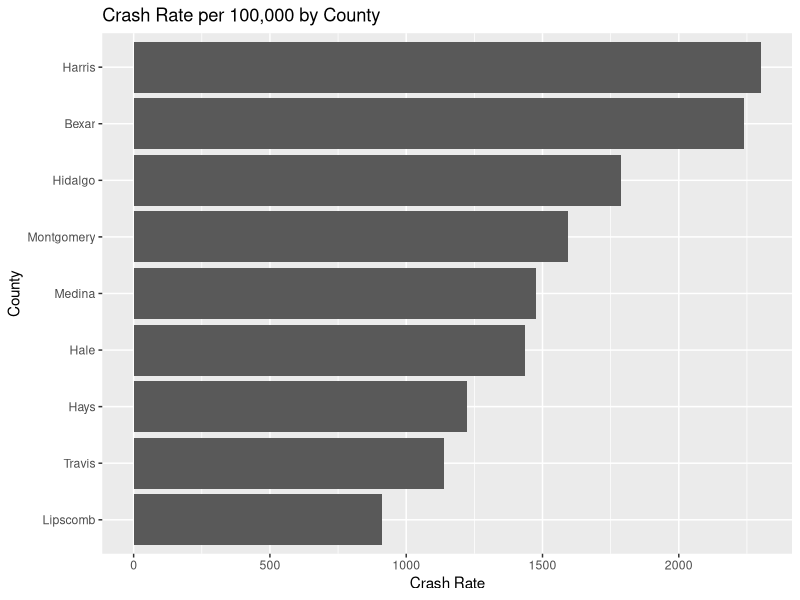
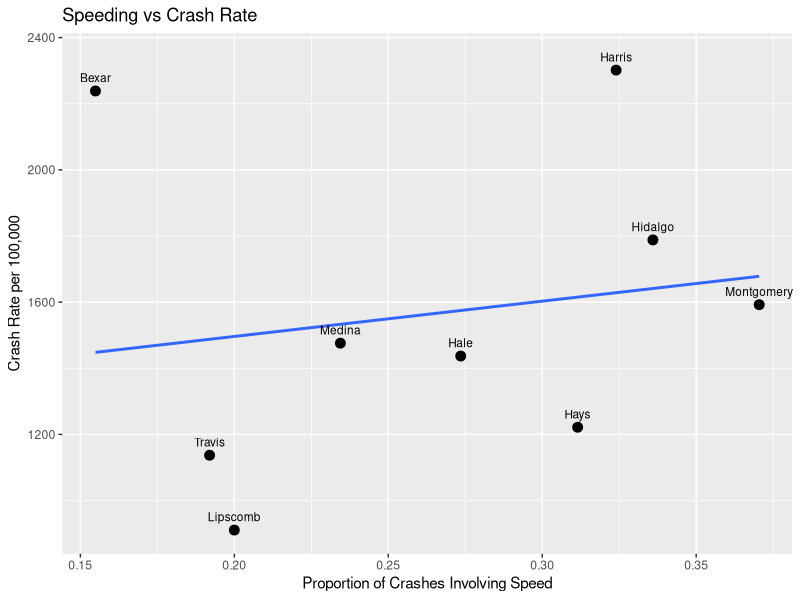
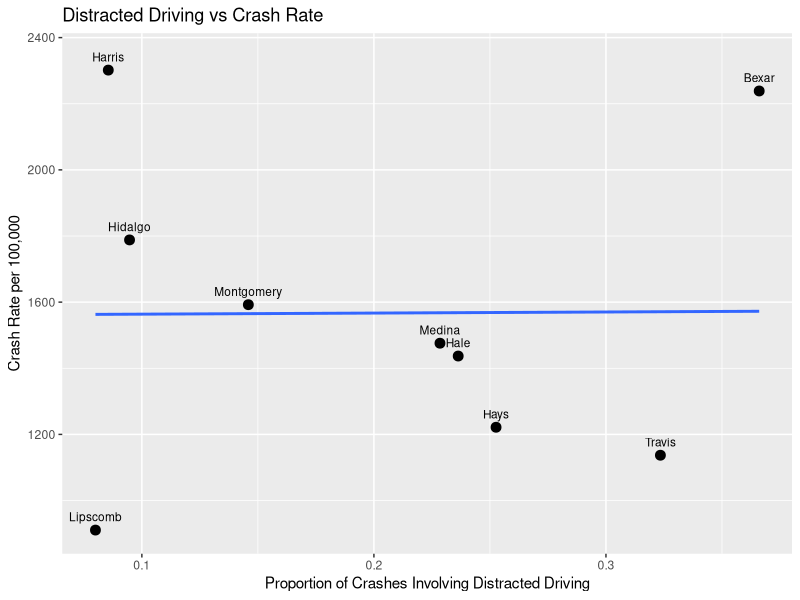
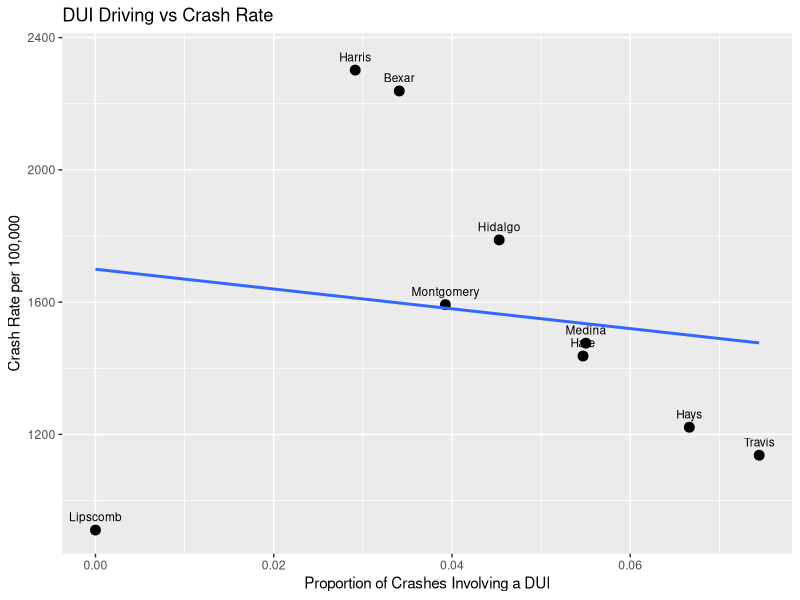
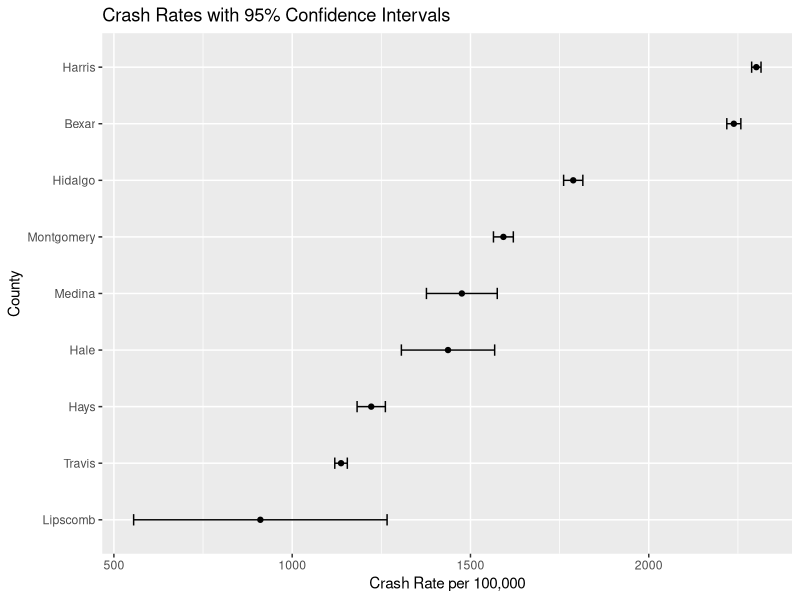

Write R code to recreate these figures, in order.
## ---- chunk 1
knitr::opts_chunk$set(echo = TRUE, warning = FALSE, message = FALSE)
library(tidyverse)
## ---- chunk 2
crash <- read.csv("Crash_Data_2024.csv")

head(crash)
str(crash)
## ---- chunk 3
crash <- crash %>%
  mutate(
    Total_Crashes = as.numeric(gsub(",", "", Total_Crashes)),
    Population = as.numeric(gsub(",", "", Population)),
    Fatal_Crashes = as.numeric(gsub(",", "", Fatal_Crashes)),
    Speed_Crashes = as.numeric(gsub(",", "", Speed_Crashes)),
    DUI_Crashes = as.numeric(gsub(",", "", DUI_Crashes)),
    Distracted_Crashes = as.numeric(gsub(",", "", Distracted_Crashes)),
    Serious_Crashes = as.numeric(gsub(",", "", Serious_Crashes)),
    Minor_Crashes = as.numeric(gsub(",", "", Minor_Crashes))
  )

crash <- crash %>%
  mutate(
    Crash_Rate = (Total_Crashes / Population) * 100000,
    Fatal_Rate = (Fatal_Crashes / Population) * 100000,
    SpeedPercent = Speed_Crashes / Total_Crashes,
    DUIPercent = DUI_Crashes / Total_Crashes,
    DistractedPercent = Distracted_Crashes / Total_Crashes,
    SeverityPercent = (Fatal_Crashes + Serious_Crashes) / Total_Crashes
  )

summary(crash)
## ---- chunk 4
crash %>%
  arrange(desc(Crash_Rate))
## ---- chunk 5
crash %>%
  arrange(desc(Fatal_Rate))
## ---- chunk 6
ggplot(crash, aes(x = reorder(County, Crash_Rate), y = Crash_Rate)) +
  geom_col() +
  coord_flip() +
  labs(
    title = "Crash Rate per 100,000 by County",
    x = "County",
    y = "Crash Rate"
  )
## ---- chunk 7
ggplot(crash, aes(x = SpeedPercent, y = Crash_Rate, label = County)) +
  geom_point(size = 3) +
  geom_smooth(method = "lm", se = FALSE) +
  geom_text(nudge_y = 40, size = 3) +
  labs(
    title = "Speeding vs Crash Rate",
    x = "Proportion of Crashes Involving Speed",
    y = "Crash Rate per 100,000"
  )
## ---- chunk 8
ggplot(crash, aes(x = DistractedPercent, y = Crash_Rate, label = County)) +
  geom_point(size = 3) +
  geom_smooth(method = "lm", se = FALSE) +
  geom_text(nudge_y = 40, size = 3) +
  labs(
    title = "Distracted Driving vs Crash Rate",
    x = "Proportion of Crashes Involving Distracted Driving",
    y = "Crash Rate per 100,000"
  )
## ---- chunk 9
ggplot(crash, aes(x = DUIPercent, y = Crash_Rate, label = County)) +
  geom_point(size = 3) +
  geom_smooth(method = "lm", se = FALSE) +
  geom_text(nudge_y = 40, size = 3) +
  labs(
    title = "DUI Driving vs Crash Rate",
    x = "Proportion of Crashes Involving a DUI",
    y = "Crash Rate per 100,000"
  )
## ---- chunk 10
crash %>%
  select(County, Crash_Rate, Fatal_Rate, SpeedPercent, DUIPercent, DistractedPercent, SeverityPercent) %>%
  arrange(desc(Crash_Rate))
## ---- chunk 11
harris <- crash %>% filter(County == "Harris")

p_hat_harris <- harris$Total_Crashes / harris$Population
n_harris <- harris$Population
z <- 1.96
se_harris <- sqrt((p_hat_harris * (1 - p_hat_harris)) / n_harris)

lower_harris <- p_hat_harris - z * se_harris
upper_harris <- p_hat_harris + z * se_harris

lower_harris * 100000
upper_harris * 100000
## ---- chunk 12
montgomery <- crash %>% filter(County == "Montgomery")

p_hat_montgomery <- montgomery$Total_Crashes / montgomery$Population
n_montgomery <- montgomery$Population
se_montgomery <- sqrt((p_hat_montgomery * (1 - p_hat_montgomery)) / n_montgomery)

lower_montgomery <- p_hat_montgomery - z * se_montgomery
upper_montgomery <- p_hat_montgomery + z * se_montgomery

lower_montgomery * 100000
upper_montgomery * 100000
## ---- chunk 13
tibble(
  County = c("Harris", "Montgomery"),
  Lower_CI = c(lower_harris, lower_montgomery) * 100000,
  Upper_CI = c(upper_harris, upper_montgomery) * 100000
)
## ---- chunk 14
ci_all <- crash %>%
  mutate(
    p_hat = Total_Crashes / Population,
    n = Population,
    z = 1.96,
    se = sqrt((p_hat * (1 - p_hat)) / n),
    Lower_CI = (p_hat - z * se) * 100000,
    Upper_CI = (p_hat + z * se) * 100000,
    Crash_Rate = p_hat * 100000
  ) %>%
  select(County, Crash_Rate, Lower_CI, Upper_CI)

knitr::kable(
  ci_all %>% mutate(across(-County, ~ round(.x, 2))),
  booktabs = TRUE,
  caption = "95% Confidence Intervals for Crash Rates"
)

ggplot(ci_all, aes(x = reorder(County, Crash_Rate), y = Crash_Rate)) +
  geom_point() +
  geom_errorbar(aes(ymin = Lower_CI, ymax = Upper_CI), width = 0.2) +
  coord_flip() +
  labs(
    title = "Crash Rates with 95% Confidence Intervals",
    x = "County",
    y = "Crash Rate per 100,000"
  )
## ---- chunk 15
model <- lm(Crash_Rate ~ SpeedPercent + DUIPercent + DistractedPercent, data = crash)

summary(model)
